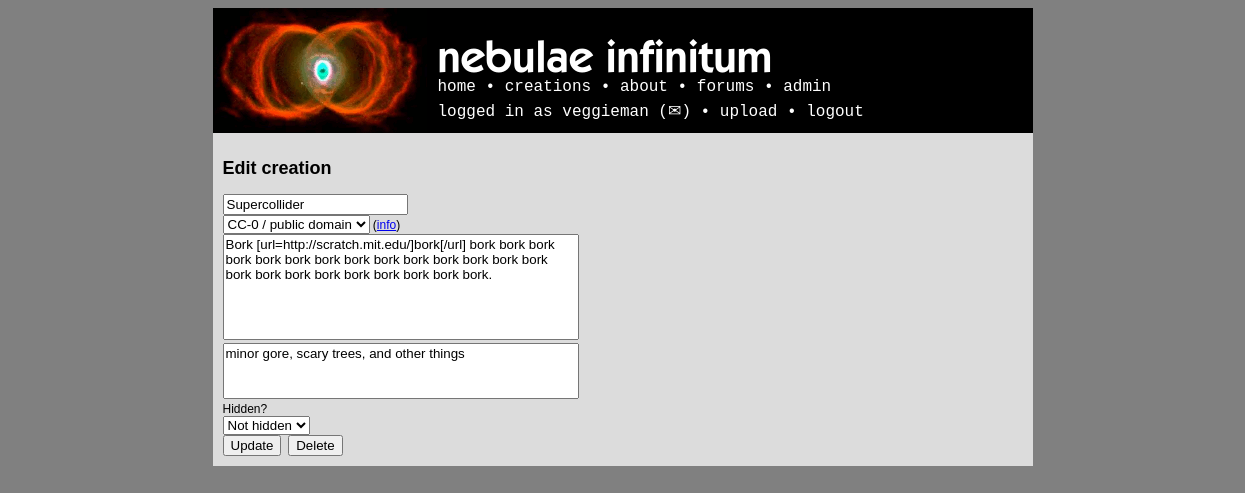
The app's page /edit.php?id=1 (signed in) with its own data.
### tables this page shows
CREATE TABLE IF NOT EXISTS `users` (
  `id` int(50) NOT NULL AUTO_INCREMENT,
  `username` varchar(25) NOT NULL,
  `registered` timestamp NOT NULL DEFAULT CURRENT_TIMESTAMP,
  `rank` enum('user','mod','admin') NOT NULL DEFAULT 'user',
  `password` varchar(64) NOT NULL,
  `location` varchar(50) DEFAULT NULL,
  `banstatus` enum('unbanned','banned','deleted') NOT NULL DEFAULT 'unbanned',
  `banneduntil` date DEFAULT NULL,
  `bandate` date DEFAULT NULL,
  `icon` varchar(50) DEFAULT NULL,
  `about` text,
  `age` int(3) DEFAULT NULL,
  `gender` varchar(1) DEFAULT NULL,
  `email` varchar(50) NOT NULL,
  `registerip` varchar(20) NOT NULL,
  `banreason` text,
  `sb2player` enum('flash','js') NOT NULL DEFAULT 'flash',
  `notifications` enum('all','noreplies','nocomments','none') NOT NULL DEFAULT 'all',
  PRIMARY KEY (`id`)
);

CREATE TABLE IF NOT EXISTS `creations` (
  `id` int(50) NOT NULL AUTO_INCREMENT,
  `name` varchar(50) NOT NULL,
  `type` enum('writing','flash','scratch','artwork','audio') NOT NULL,
  `ownerid` int(25) NOT NULL,
  `created` timestamp NULL DEFAULT NULL,
  `modified` timestamp NULL DEFAULT CURRENT_TIMESTAMP ON UPDATE CURRENT_TIMESTAMP,
  `hidden` enum('no','censored','flagged','approved','byowner','deleted') NOT NULL DEFAULT 'no',
  `filetype` varchar(7) NOT NULL,
  `filename` varchar(25) NOT NULL,
  `descr` text,
  `advisory` text,
  `views` int(11) NOT NULL DEFAULT '0',
  `favourites` int(11) NOT NULL DEFAULT '0',
  `rating` decimal(2,1) NOT NULL DEFAULT '0.0',
  `license` enum('copyright','cc-0','cc-by','cc-by-nd','cc-by-sa','cc-by-nc','cc-by-nc-nd','cc-by-nc-sa','mit','gpl','bsd') NOT NULL DEFAULT 'copyright',
  PRIMARY KEY (`id`)
);

### edit.php (called while the page is built, shortened)
<?php
if (isset($_GET["id"])) $creationid = htmlspecialchars($_GET["id"]);
$result = mysql_query("SELECT * FROM creations WHERE id = $creationid");
$creation = mysql_fetch_array($result);
include_once("templates/edit_template.php");
?>

### templates/edit_template.php (the view, shortened to what this page needs)
<!DOCTYPE html>
<html>
<head>
<link rel="stylesheet" type="text/css" href="templates/style.php" media="screen" />
</head>
<body>
<? require_once("header.php"); ?>
<div class="container">
	<h2>Edit creation</h2>
	<form method="post" enctype="multipart/form-data">
	<input type="text" name="title" style="margin-left:0px;" placeholder="Title" value="<?=stripslashes($creation['name'])?>">
	<div>
	<?php
	$selected='selected="selected"';
	switch($creation['license']){
		case 'cc-0':
			$b=$selected;
			break;
	}
	?>
	<select name="license" style="margin-left:0px;margin-top:0px;">
	<option value="cc-0" <?php echo $b ?>>CC-0 / public domain</option>
	</select> (<a href="info/licenses.php">info</a>)
	</div>
	<textarea name="description" style="width:350px;height:100px;resize:none;font-family:Arial,Helvetica,sans-serif;" placeholder="Describe your creation..."><?=stripslashes($creation['descr'])?></textarea><br/>
	<textarea name="advisory" style="width:350px;height:50px;resize:none;font-family:Arial,Helvetica,sans-serif;" placeholder="Content advisory; this project includes..."><?=stripslashes($creation['advisory'])?></textarea><br/>
	<?
	if ($creation['hidden'] == "no" || $creation['hidden'] == "approved") $nselected = 'selected="selected"';
	else if ($creation['hidden'] == "byowner" || $creation['hidden'] == "deleted") $hselected = 'selected="selected"';
	else if ($creation['hidden'] == "censored" || $creation['hidden'] == "flagged") $cselected = 'selected="selected"';
	?>
	<label for="hidden">Hidden?</label><br/>
	<select name="hidden" style="margin-left:0px;">
	<option value="no" <?=$nselected?>>Not hidden</option>
	</select><br/>
	<input type="submit" name="update" value="Update" style="margin-left:0px;"/>&nbsp;
	<? if ($creation['hidden'] == "deleted") echo '<input type="submit" name="undelete" value="Undelete" />'; else echo '<input type="submit" name="delete" value="Delete" />'; ?>
	</form>
</body>
</html>

### templates/header.php (shortened to what this page needs)
<?php
if (!empty($_SESSION['SESS_MEMBER_ID'])){
	$lresult = mysql_query("SELECT * FROM users WHERE id = ".$_SESSION['SESS_MEMBER_ID']);
	$cur_user = mysql_fetch_array($lresult);
}
?>
<div class="header">
	<a class="headtext" href="<?php echo BASE_URL ?>/"><?php echo strtolower(SITE_NAME)?></a>
	<br/>
	<div class="headlinks">
		<a class="head" href="<?php echo BASE_URL ?>/">home</a> &bull; <a class="head" href="<?php echo BASE_URL ?>/creations.php">creations</a> &bull; <a class="head" href="<? echo BASE_URL ?>/info/">about</a> &bull; <a class="head" href="<? echo BASE_URL ?>/forums/">forums</a> <? if ($cur_user['rank']=="admin" || $cur_user['rank']=="mod") echo ' &bull; <a class="head" href="'.BASE_URL.'/admin.php">admin</a>' ?> <? if (isset($_SESSION['SESS_MEMBER_ID']) || (trim($_SESSION['SESS_MEMBER_ID']) != '')) echo '<div style="padding-top:5px;">logged in as <a class="head" href="'.BASE_URL.'/user.php?id='.$_SESSION['SESS_MEMBER_ID'].'">'.$cur_user['username'].'</a> (<a href="'.BASE_URL.'/messages.php" class="head">&#9993;</a>) &bull; <a class="head" href="'.BASE_URL.'/upload.php">upload</a> &bull; <a class="head" href="'.BASE_URL.'/login.php?action=logout&returnto='.$_SERVER['REQUEST_URI'].'">logout</a></div>'; else echo '&bull; <a class="head" href="'.BASE_URL.'/login.php?returnto='.$_SERVER['REQUEST_URI'].'">login</a>' ?>
	</div>
</div>

### records on screen
users: username "veggieman"
creations: title "Supercollider", description "Bork [url=http://scratch.mit.edu/]bork[/url] bork bork bork bork bork bork bork bork bork bork bork bork bork bork bork bork bork bork bork bork bork bork bork.", advisory "minor gore, scary trees, and other things"

### other values on screen
SITE_NAME "nebulae infinitum"
